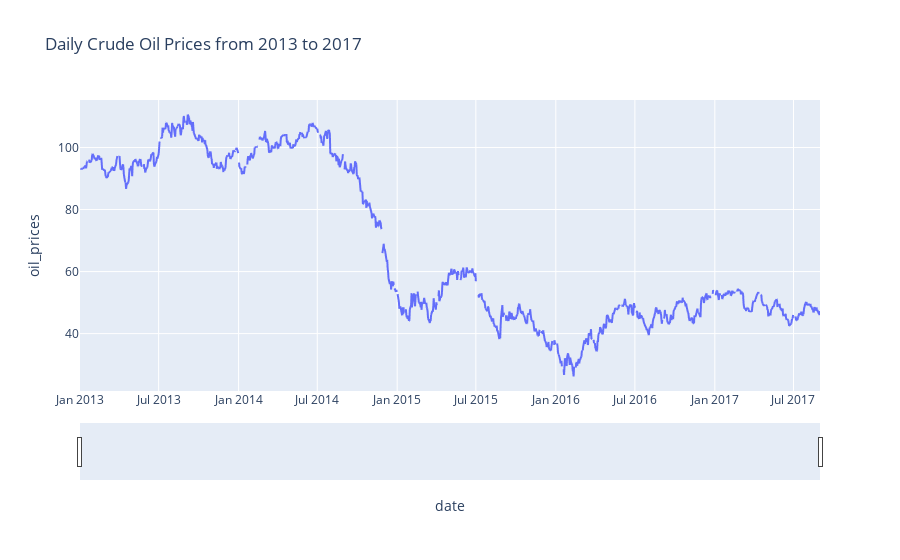

The notebook cell saved with this chart:
### Code cell
#visualize oil prices with a date slider for close observation

fig = px.line(oil,x='date', y='oil_prices', title='Daily Crude Oil Prices from 2013 to 2017')

fig.update_xaxes(
    rangeslider_visible=True,
)
fig.show()

### Figure 1 — Plotly figure (JSON) as saved in the notebook; plotly's stock layout.template omitted (floating-point values rounded to 4 significant figures; data arrays with more than 128 entries replaced by an {"elided": "..."} marker saying what was removed)
{"data": [{"hovertemplate": "date=%{x}<br>oil_prices=%{y}<extra></extra>", "legendgroup": "", "line": {"color": "#636efa", "dash": "solid"}, "marker": {"symbol": "circle"}, "mode": "lines", "name": "", "showlegend": false, "type": "scattergl", "x": {"elided": "1218 str values"}, "xaxis": "x", "y": {"elided": "1218 float values"}, "yaxis": "y"}], "layout": {"legend": {"tracegroupgap": 0}, "title": {"text": "Daily Crude Oil Prices from 2013 to 2017"}, "xaxis": {"anchor": "y", "domain": [0, 1], "rangeslider": {"visible": true}, "title": {"text": "date"}}, "yaxis": {"anchor": "x", "domain": [0, 1], "title": {"text": "oil_prices"}}}}
